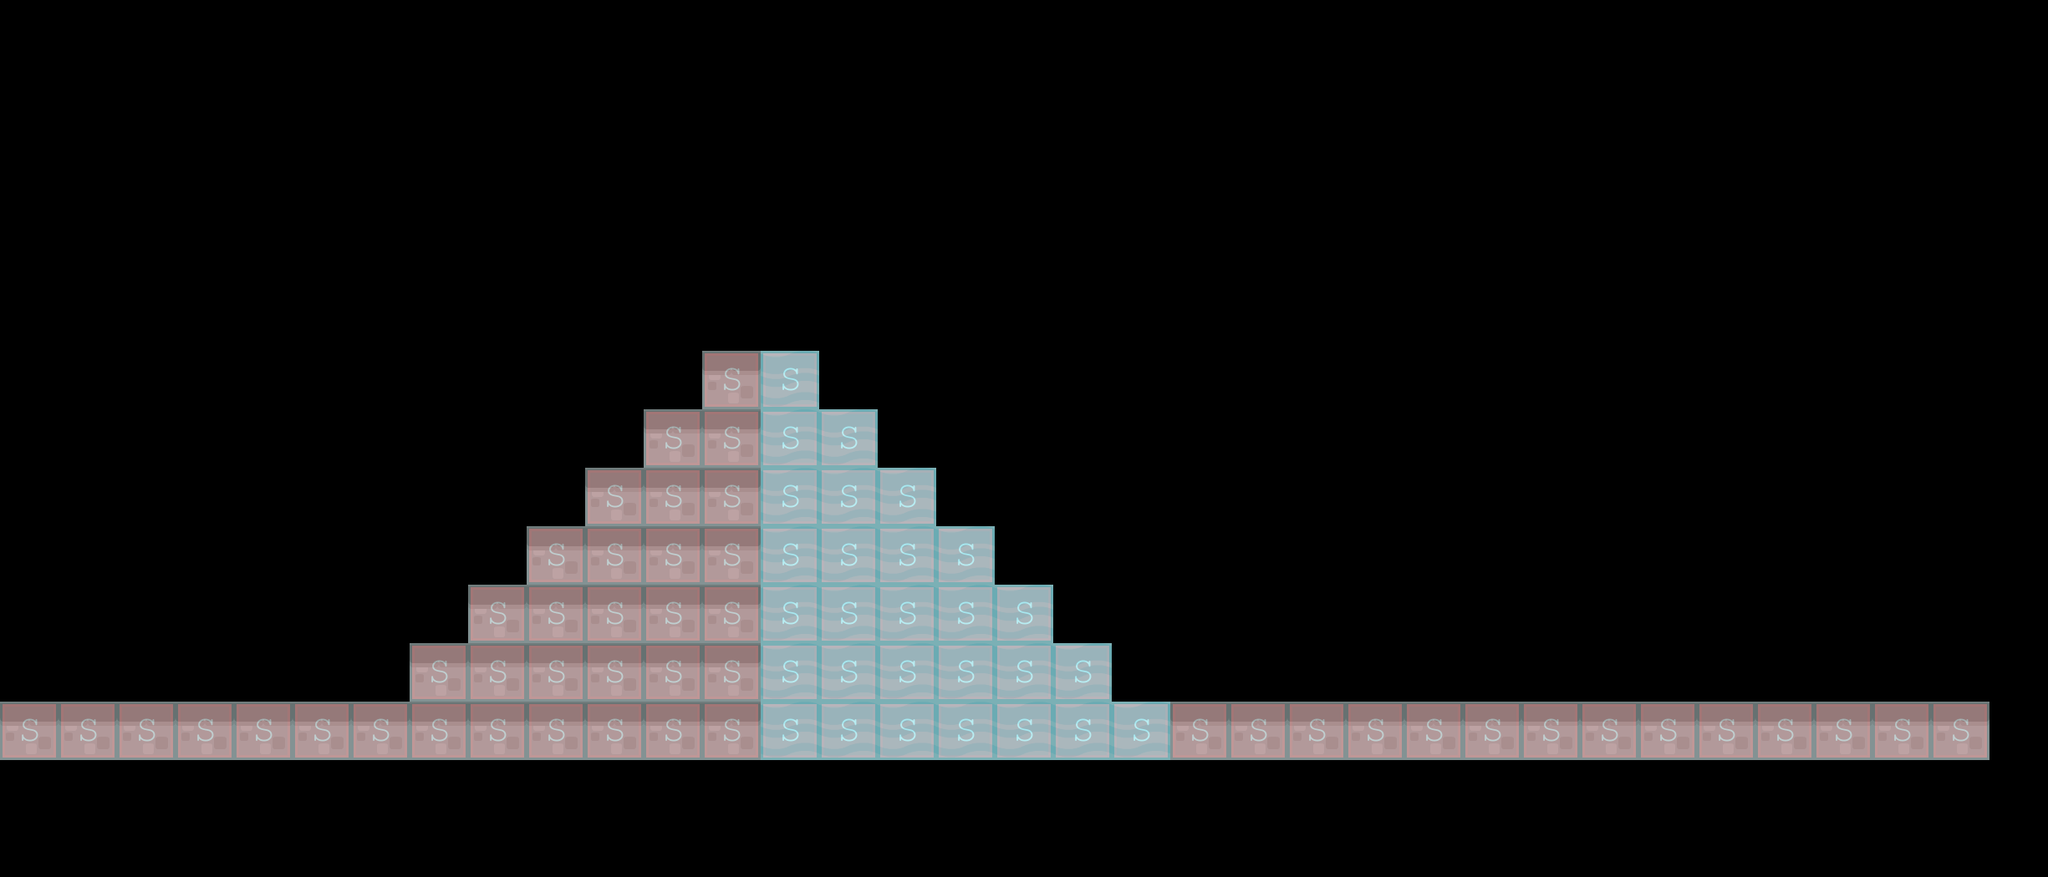

A level layout from a 2D game, rendered from its tile map. Below: a short description, then the map file with tile-grid data replaced by summaries:
An orthogonal 35x15 tile map with 70x70 px tiles, 2 tile layers (background1, collision), 2 tilesets and 2 objects (EnemyBase, PlayerBase).

<map version="1.0" orientation="orthogonal" renderorder="right-down" width="35" height="15" tilewidth="70" tileheight="70" backgroundcolor="#000000">
 <tileset firstgid="1" name="background-tiles" tilewidth="70" tileheight="70">
  <image source="../img/background-tiles.png" width="910" height="910" />
 </tileset>
 <tileset firstgid="170" name="meta-tiles" tilewidth="70" tileheight="70">
  <image source="../img/meta-tiles.png" width="350" height="70" />
  <tile id="1">
   <properties>
    <property name="type" value="lslope" />
   </properties>
  </tile>
  <tile id="2">
   <properties>
    <property name="type" value="platform" />
   </properties>
  </tile>
  <tile id="3">
   <properties>
    <property name="type" value="rslope" />
   </properties>
  </tile>
  <tile id="4">
   <properties>
    <property name="type" value="solid" />
   </properties>
  </tile>
 </tileset>
 <layer name="background1" width="35" height="15">
  <data>[525 cells, 76 non-empty, 2 distinct tile ids]</data>
 </layer>
 <layer name="collision" width="35" height="15" opacity="0.24">
  <data>[525 cells, 76 non-empty, 1 distinct tile ids]</data>
 </layer>
 <objectgroup name="BaseEntities">
  <object name="EnemyBase" x="2282.54" y="712.364" width="60.6061" height="136.364">
   <properties>
    <property name="EnemyBase" value="" />
   </properties>
  </object>
  <object name="PlayerBase" x="3.03015" y="706.06" width="57.5758" height="130.303" />
 </objectgroup>
</map>
